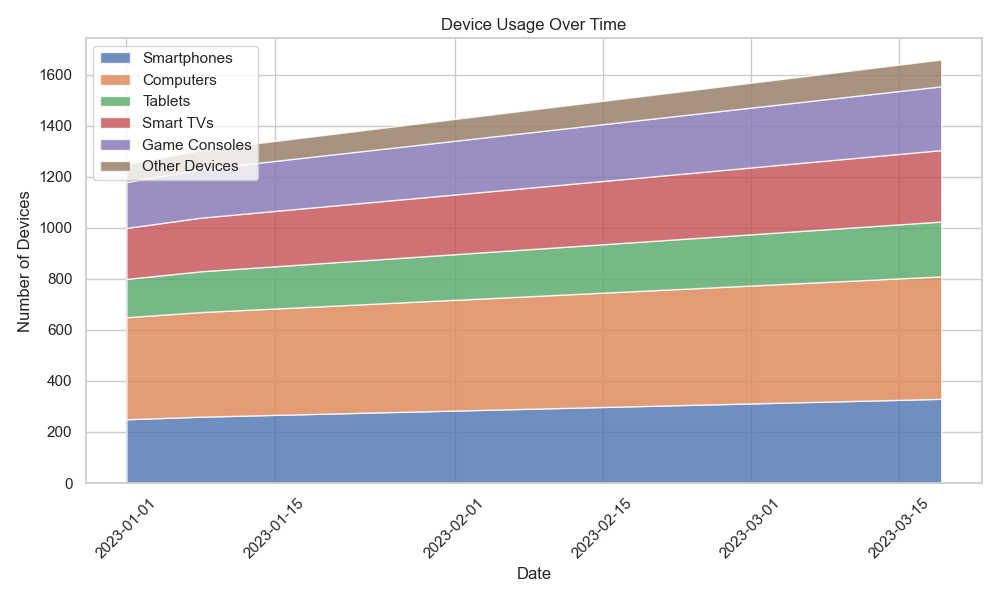

The Python source for this figure:

import matplotlib.pyplot as plt
import seaborn as sns
import pandas as pd

# Given chart table data
data = [
    {'Date': '2023-01-01', 'Smartphones': 250, 'Computers': 400, 'Tablets': 150, 'Smart TVs': 200, 'Game Consoles': 180, 'Other Devices': 70},
    {'Date': '2023-01-08', 'Smartphones': 260, 'Computers': 410, 'Tablets': 160, 'Smart TVs': 210, 'Game Consoles': 190, 'Other Devices': 75},
    # ... (additional data rows have been omitted for brevity)
    {'Date': '2023-03-19', 'Smartphones': 330, 'Computers': 480, 'Tablets': 215, 'Smart TVs': 280, 'Game Consoles': 250, 'Other Devices': 105}
]

# Convert to DataFrame
df = pd.DataFrame(data)

# Convert the 'Date' column to datetime
df['Date'] = pd.to_datetime(df['Date'])

# Set the aesthetic style of the plots
sns.set_style('whitegrid')

# Prepare data for the stackplot
x = df['Date']
columns = df.columns[1:]
y = [df[column].values for column in columns]

# Create the stacked area chart
plt.figure(figsize=(10, 6))
plt.stackplot(x, y, labels=columns, alpha=0.8)

# Beautify the plot
plt.legend(loc='upper left')
plt.title('Device Usage Over Time')
plt.xlabel('Date')
plt.ylabel('Number of Devices')
plt.xticks(rotation=45)  # Rotate the x-axis labels for better readability

# Tight layout often provides a better layout
plt.tight_layout()

# Show the plot
plt.show()
